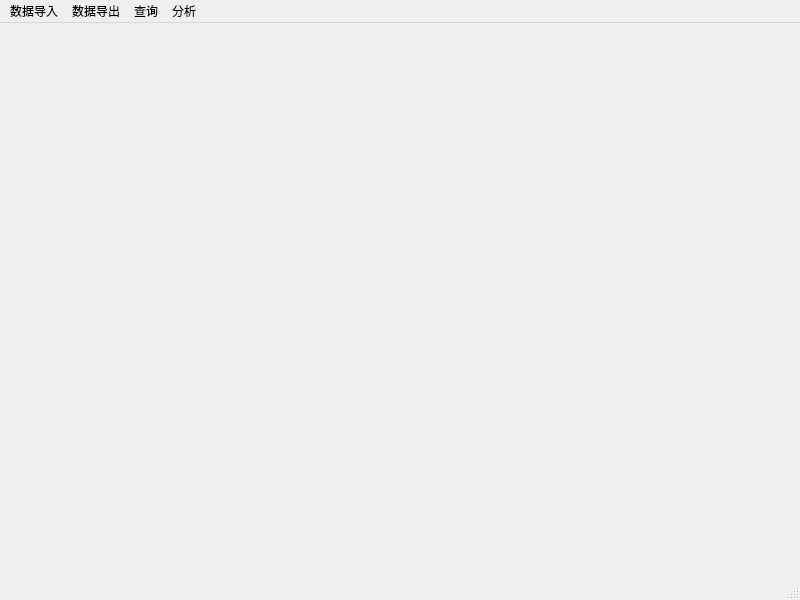
<?xml version="1.0" encoding="UTF-8"?>
<ui version="4.0">
 <class>Handler</class>
 <widget class="QMainWindow" name="Handler">
  <property name="geometry">
   <rect>
    <x>0</x>
    <y>0</y>
    <width>800</width>
    <height>600</height>
   </rect>
  </property>
  <property name="windowTitle">
   <string>MainWindow</string>
  </property>
  <widget class="QWidget" name="centralwidget"/>
  <widget class="QMenuBar" name="menubar">
   <property name="geometry">
    <rect>
     <x>0</x>
     <y>0</y>
     <width>800</width>
     <height>23</height>
    </rect>
   </property>
   <widget class="QMenu" name="menu">
    <property name="title">
     <string>数据导入</string>
    </property>
    <widget class="QMenu" name="menuexcel">
     <property name="title">
      <string>excel格式</string>
     </property>
     <addaction name="actiontbCell"/>
     <addaction name="actionKPI"/>
     <addaction name="actionPRB"/>
    </widget>
    <widget class="QMenu" name="menucsv">
     <property name="title">
      <string>csv格式</string>
     </property>
     <addaction name="actionMRO"/>
    </widget>
    <addaction name="menuexcel"/>
    <addaction name="separator"/>
    <addaction name="menucsv"/>
   </widget>
   <widget class="QMenu" name="menu_2">
    <property name="title">
     <string>数据导出</string>
    </property>
   </widget>
   <widget class="QMenu" name="menu_3">
    <property name="title">
     <string>查询</string>
    </property>
   </widget>
   <widget class="QMenu" name="menu_4">
    <property name="title">
     <string>分析</string>
    </property>
   </widget>
   <addaction name="menu"/>
   <addaction name="menu_2"/>
   <addaction name="menu_3"/>
   <addaction name="menu_4"/>
  </widget>
  <widget class="QStatusBar" name="statusbar"/>
  <action name="actiontbCell">
   <property name="text">
    <string>网络配置信息</string>
   </property>
  </action>
  <action name="actionKPI">
   <property name="text">
    <string>KPI指标信息</string>
   </property>
  </action>
  <action name="actionPRB">
   <property name="text">
    <string>PRB干扰信息</string>
   </property>
  </action>
  <action name="actionMRO">
   <property name="text">
    <string>MRO数据</string>
   </property>
  </action>
 </widget>
 <resources/>
 <connections/>
</ui>
